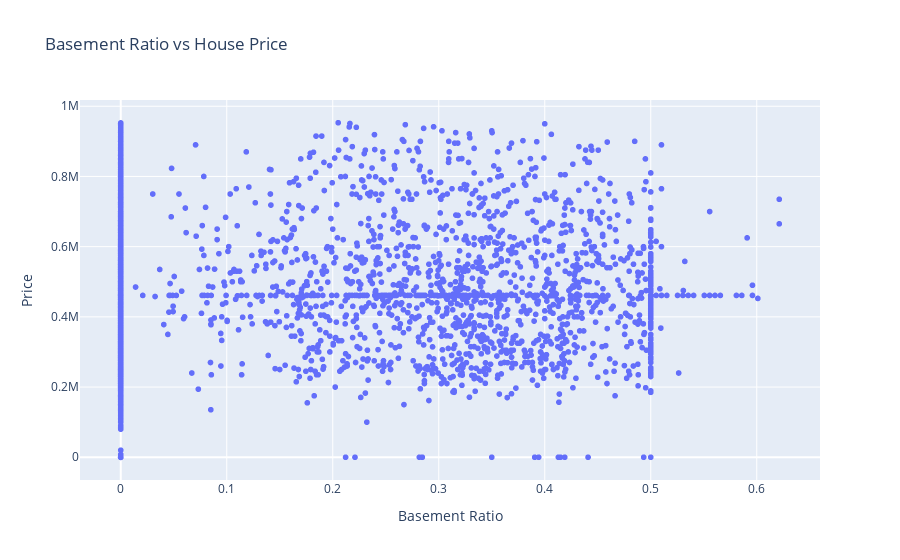

Notebook code cell kept with this figure:
### Code cell
#Basement Ratio vs Price

fig = px.scatter(df_copydata, x='basement_ratio', y='price',
                 title='Basement Ratio vs House Price',
                 labels={'basement_ratio': 'Basement Ratio', 'price': 'Price'},
                 hover_data=['sqft_basement', 'sqft_living'])
fig.show()

### Figure 1 — Plotly figure (JSON) as saved in the notebook; plotly's stock layout.template omitted (floating-point values rounded to 4 significant figures; data arrays with more than 128 entries replaced by an {"elided": "..."} marker saying what was removed)
{"data": [{"customdata": {"elided": "4600x2 float values"}, "hovertemplate": "Basement Ratio=%{x}<br>Price=%{y}<br>sqft_basement=%{customdata[0]}<br>sqft_living=%{customdata[1]}<extra></extra>", "legendgroup": "", "marker": {"color": "#636efa", "symbol": "circle"}, "mode": "markers", "name": "", "showlegend": false, "type": "scattergl", "x": {"elided": "4600 float values"}, "xaxis": "x", "y": {"elided": "4600 float values"}, "yaxis": "y"}], "layout": {"legend": {"tracegroupgap": 0}, "title": {"text": "Basement Ratio vs House Price"}, "xaxis": {"anchor": "y", "domain": [0, 1], "title": {"text": "Basement Ratio"}}, "yaxis": {"anchor": "x", "domain": [0, 1], "title": {"text": "Price"}}}}
